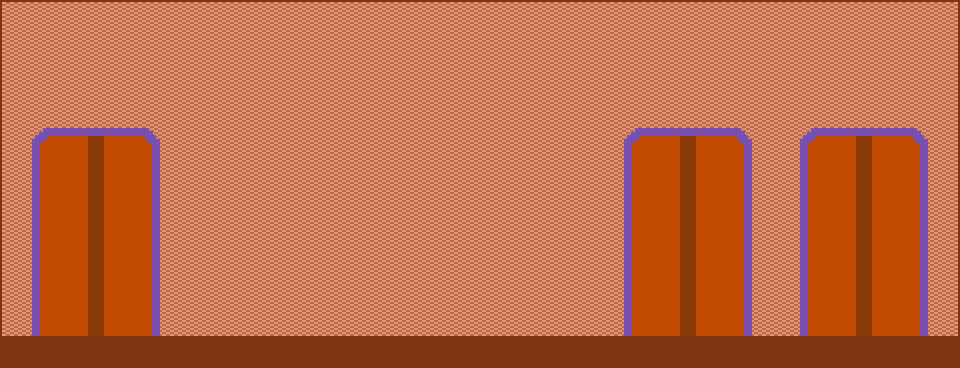

This game map was drawn from its Tiled (.tmx) file and the tilesets committed beside it. A one-line description and the trimmed map source follow:
An orthogonal 60x23 tile map with 16x16 px tiles, 2 tile layers (paredes, portas), 2 tilesets and 1 object.

<map version="1.10" tiledversion="1.10.2" orientation="orthogonal" renderorder="right-down" width="60" height="23" tilewidth="16" tileheight="16" infinite="0" nextlayerid="4" nextobjectid="7">
 <tileset firstgid="1" name="tijolos" tilewidth="16" tileheight="16" tilecount="50" columns="10">
  <image source="../../tilesets/tijolos.png" width="160" height="80" />
 </tileset>
 <tileset firstgid="51" name="portas_mundo_1" tilewidth="16" tileheight="16" tilecount="96" columns="8">
  <image source="../../tilesets/portas_mundo_1.png" width="128" height="192" />
 </tileset>
 <layer id="1" name="paredes" width="60" height="23">
  <data>[1380 cells, 1380 non-empty, 7 distinct tile ids]</data>
 </layer>
 <layer id="2" name="portas" width="60" height="23">
  <data>[1380 cells, 312 non-empty, 64 distinct tile ids]</data>
 </layer>
 <objectgroup id="3" name="solid">
  <object id="5" x="0.181818" y="336.364" width="958.909" height="31.4545">
   <properties>
    <property name="colidable" type="bool" value="true" />
   </properties>
  </object>
 </objectgroup>
</map>